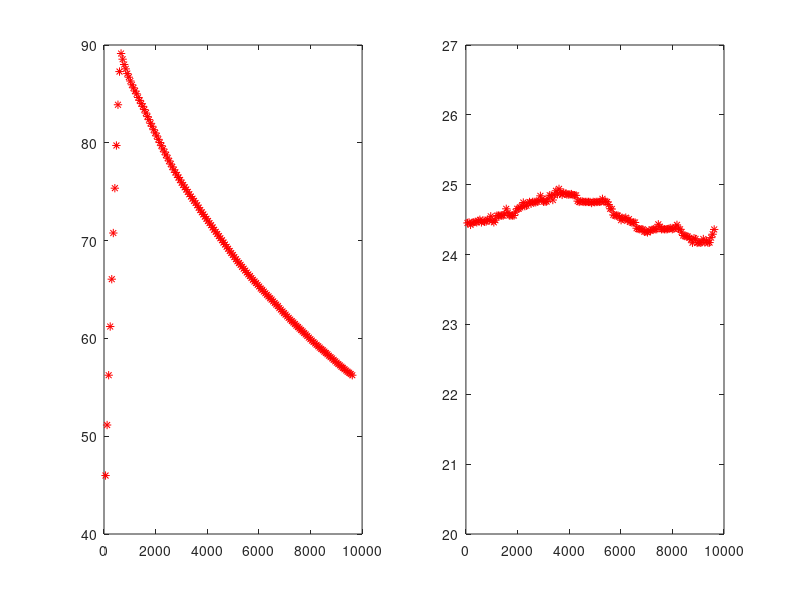

MATLAB code to generate this figure:
clear all
close all

% 3L, pump off while cooling
fid = fopen('data5A_heaton_pumpon_3.txt')
data = fscanf(fid, '%f');
fclose(fid);

time = data(1:3:length(data))/1000;
analog1 = data(2:3:length(data));
analog2 = data(3:3:length(data));

R = (2250600./analog1) - 2200;
Rlog = log(R);
R2 = (2250600./analog2) - 2200;
Rlog2 = log(R2);

a = 1.675091827e-3;
b = 1.857536553e-4;
c = 5.373169834e-7;
TEMP = (1./(a + b.*Rlog + c.*(Rlog.^3)))-273.15;
TEMP2 = (1./(a + b.*Rlog2 + c.*(Rlog2.^3)))-273.15;

figure, subplot(1,2,1);
plot(time, TEMP, '*r');
hold on
subplot(1,2,2);
plot(time, TEMP2, '*r');
ylim([20,27])